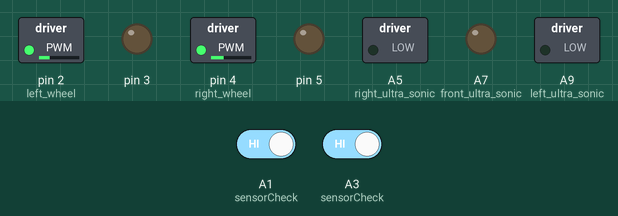
Simulated run of this sketch. Board: Arduino Mega 2560, built with avr-gcc and run on an emulated ATmega2560. Shown: switched loads named in the sketch (green lamp = pin HIGH), output pins drawn as LEDs (lit = HIGH). The inputs (shaded band) are chosen by the test bench; at power-on: A1 (sensorCheck) HIGH, A3 (sensorCheck) HIGH.

Above: at 1.2 s.
1.3 s: A1 (sensorCheck) driven LOW
At 1.7 s:
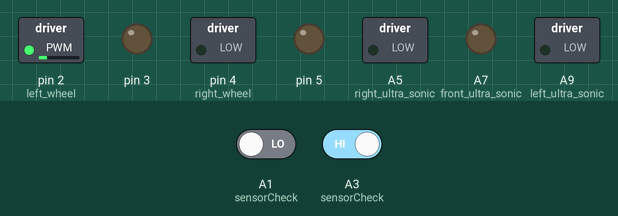
2.8 s: A1 (sensorCheck) driven HIGH
At 4.0 s:
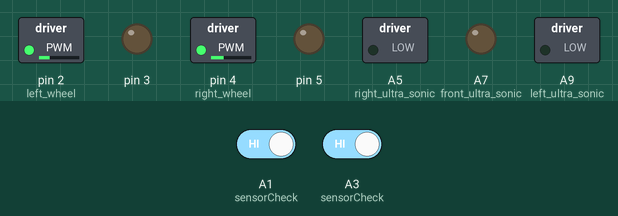
4.3 s: A3 (sensorCheck) driven LOW
At 5.2 s:
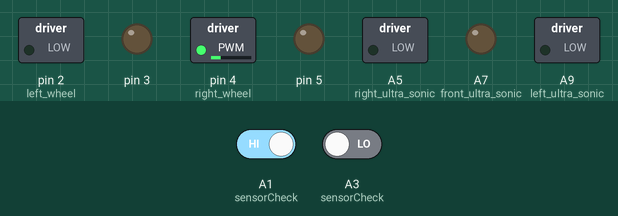
5.8 s: A3 (sensorCheck) driven HIGH
At 6.3 s:
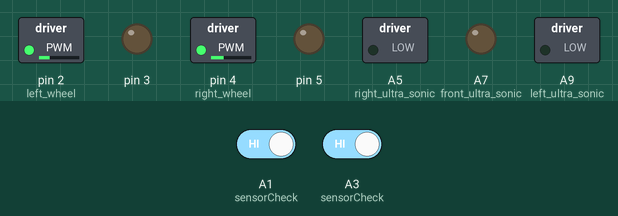
Timing chart, 0 to 8.3 s (numbered marks = the images above; inputs shaded):
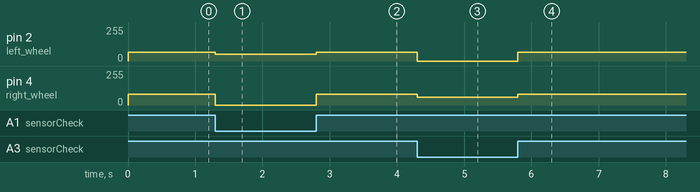

Measured:
- after the input at 1.3 s, pin 2 (left_wheel): 67/255 → 50/255 at once; pin 4 (right_wheel): 80/255 → 0/255 at once
- after the input at 2.8 s, pin 2 (left_wheel): 50/255 → 67/255 at once; pin 4 (right_wheel): 0/255 → 80/255 at once
- after the input at 4.3 s, pin 2 (left_wheel): 67/255 → 0/255 at once; pin 4 (right_wheel): 80/255 → 60/255 at once
- after the input at 5.8 s, pin 2 (left_wheel): 0/255 → 67/255 at once; pin 4 (right_wheel): 60/255 → 80/255 at once

The sketch:

robot1.ino
```cpp
int r1, r2, r3, r4;

float dr, df, dl, tr, tf, tl;

void setup(){
  Serial.begin(9600);
  Serial1.begin(9600);

  pinMode(2, OUTPUT);  // left wheel
  pinMode(3, OUTPUT);
  pinMode(4, OUTPUT);  //right wheel
  pinMode(5, OUTPUT);

  pinMode(A1, INPUT);
  pinMode(A2, INPUT);
  pinMode(A3, INPUT);
  pinMode(A4, INPUT);

  // distance messurement
  pinMode(A5, OUTPUT); //right ultra sonic
  pinMode(A6, INPUT);

  pinMode(A7, OUTPUT); //front ultra sonic
  pinMode(A8, INPUT);

  pinMode(A9, OUTPUT); //left ultra sonic
  pinMode(A10, INPUT);

  digitalWrite(A1, HIGH);
  digitalWrite(A2, HIGH);
  digitalWrite(A3, HIGH);
  digitalWrite(A4, HIGH);

}

void loop(){
//  checkRun();
//  forward();
//  left();
//  sensorCheck();
  followLine();
//  distance();
//  checkDistance();
}

void distance(){
  digitalWrite(A5, HIGH);
  delay(10);
  digitalWrite(A5, LOW);
  tr = pulseIn(A6, HIGH);
  dr = 0.0343*(tr/2);
  Serial.println(dr);

  digitalWrite(A7, HIGH);
  delay(10);
  digitalWrite(A7, LOW);
  tf = pulseIn(A8, HIGH);
  df = 0.0343*(tf/2);
  Serial.println(df);

  digitalWrite(A9, HIGH);
  delay(10);
  digitalWrite(A9, LOW);
  tl = pulseIn(A10, HIGH);
  dl = 0.0343*(tl/2);
  Serial.println(dl);

//  if(df>20){
//    forward();
//  }
//  if(df<15){
//    right();
//    delay(100);
//  }
//  if(df<30){
//    left();
//  }
//  if(df<10){
//    back();
//  }

  if((dr<=20&&dr>15) && df>20 && dl<=20){
    forward();
  }
  else if(dr<=15 && df>20 && dl<=20){
    left();
  }
  else if(dr>20 && df<=20 && dl<=20){
    right();
  }
  else if(dr<=20 && df<=20 && dl>20){
    left();
  }
  else if(dr<=20 && df<=20 && dl<=20){
    back();
  }
  else if(dr>20 && df<=20 && dl>20){
    left();
  }
  else if(dr>20 && df>20 && dl>20){
    forward();
  }
  else{

  }


}

void checkDistance(){
  digitalWrite(A5, HIGH);
  delay(10);
  digitalWrite(A5, LOW);
  tr = pulseIn(A6, HIGH);
  dr = 0.0343*(tr/2);
  Serial.println(dr);
  delay(300);

  digitalWrite(A7, HIGH);
  delay(10);
  digitalWrite(A7, LOW);
  tf = pulseIn(A8, HIGH);
  df = 0.0343*(tf/2);
  Serial.println(df);
  delay(300);

  digitalWrite(A9, HIGH);
  delay(10);
  digitalWrite(A9, LOW);
  tl = pulseIn(A10, HIGH);
  dl = 0.0343*(tl/2);
  Serial.println(dl);
  delay(300);

}

void followLine(){
  r1 = digitalRead(A1);
//  r2 = digitalRead(A2);
  r3 = digitalRead(A3);
//  r4 = digitalRead(A4);

  if(r1==1 && r3==0){
    left();
  }
  else if(r1==0 && r3==1){
    right();
  }
  else{
    forward();
  }


}

void sensorCheck(){
  r1 = digitalRead(A1);
  r2 = digitalRead(A2);
  r3 = digitalRead(A3);
  r4 = digitalRead(A4);

  Serial.print("r1=");
  Serial.println(r1);
  delay(1000);

  Serial.print("r2=");
  Serial.println(r2);
  delay(1000);

  Serial.print("r3=");
  Serial.println(r3);
  delay(1000);

//  Serial.print("r4=");
//  Serial.println(r4);
}


void checkRun(){
  forward();
  delay(4000);
  stop_car();
  delay(1000);
  left();
  delay(3000);
  stop_car();
  delay(1000);
  right();
  delay(3000);
  stop_car();
  delay(1000);
  back();
  delay(5000);
  stop_car();
  delay(1000);
}

void forward(){
//  digitalWrite(2, HIGH);
  analogWrite(2, 67);
  digitalWrite(3,LOW);
//  digitalWrite(4,HIGH);
  analogWrite(4, 80);
  digitalWrite(5,LOW);

}

void left(){
  digitalWrite(2,LOW);
  digitalWrite(3,LOW);
//  digitalWrite(4,HIGH);
  analogWrite(4,60);
  digitalWrite(5,LOW);
}


void right(){
//  digitalWrite(2,LOW);
  analogWrite(2, 50);
  digitalWrite(3,LOW);
  digitalWrite(4,LOW);
  digitalWrite(5,LOW);
}

void stop_car(){
  digitalWrite(2,LOW);
  digitalWrite(3,LOW);
  digitalWrite(4,LOW);
  digitalWrite(5,LOW);
}

void back(){
  digitalWrite(2,LOW);
//  digitalWrite(3,HIGH);
  analogWrite(3, 100);
  digitalWrite(4,LOW);
//  digitalWrite(5,HIGH);
  analogWrite(5, 100);
}
```
